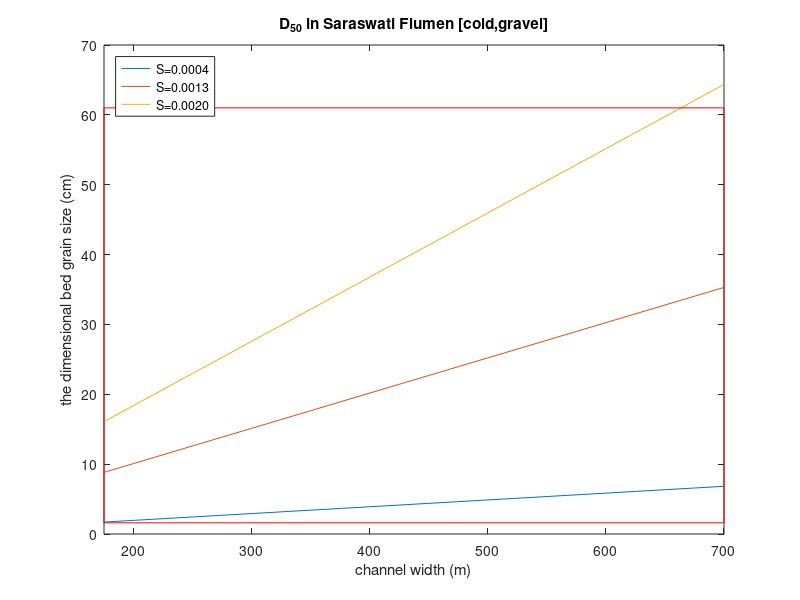
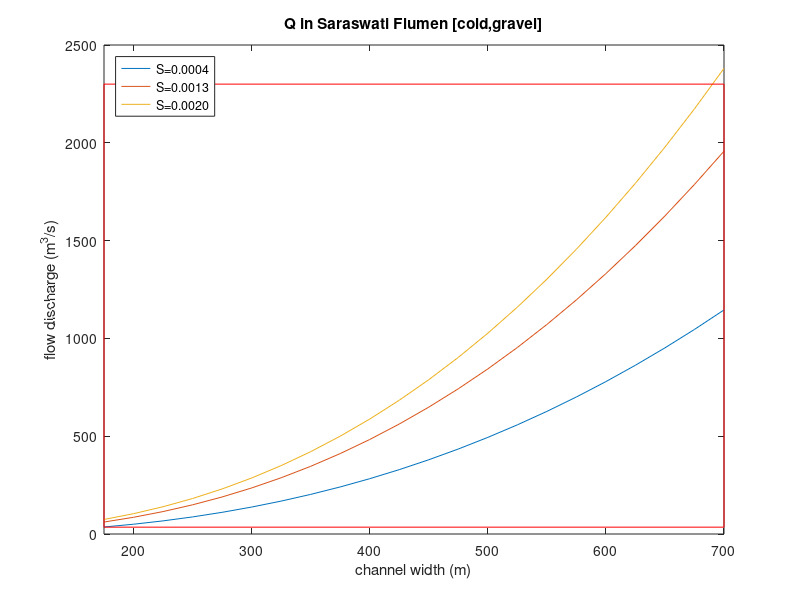
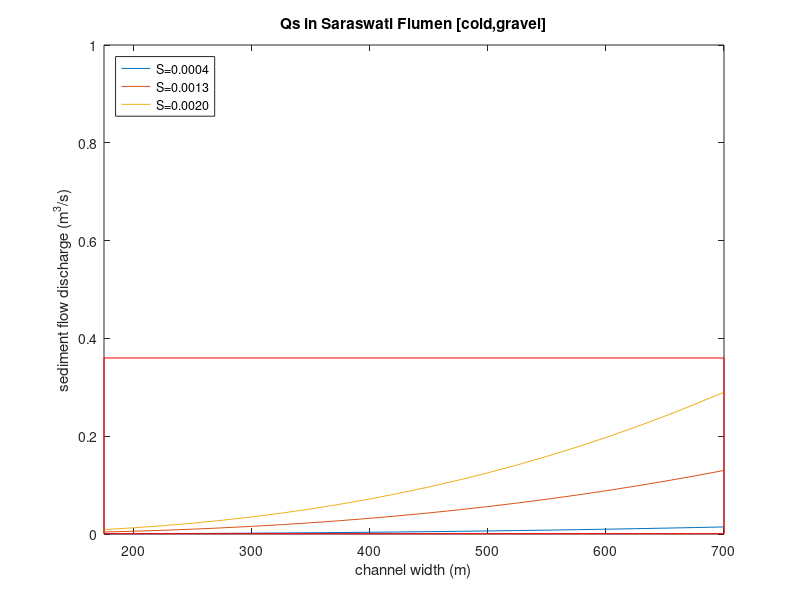

Reproduce these figures in MATLAB, in order. (Note: this script raises an error after producing the figures.)
clc
clear all
%close all


%% COLD GRAVEL

R = 950./670. - 1; %(sg-1) for Titan

g = 1.35; %m/s^2
%alpha_s = 0.1*R/((1.+R)^0.77);
%alpha_b = 20./((1.+R)*sqrt(R));
%alpha_h = 0.18*(1.+R)^0.77;
%alpha_y = 0.007/(1.+R); %eq 25
alpha_s = 0.11*R/((1.+R)^0.73);
alpha_b = 18./((1.+R)*sqrt(R));
alpha_h = 0.22*(1.+R)^0.73;
alpha_y = 0.01/(1.+R);
%n_b = 0.05;
%n_s = -0.31;
%n_h = -0.006;
n_b = 0.06;
n_s = -0.33;
n_h = -0.02;
n_y = n_b + 1.5*(n_s + n_h) + 1.; %eq 21

set(gcf, 'visible', 'on')

B = 175:25:700;
D50_gravel = zeros(size(B));
Q_gravel = zeros(size(B));
Qs_gravel = zeros(size(B));

j = 0;
%for S = 0.0004:0.0009:0.002 %slope
for S = [0.0004,0.0013,0.002]
    j = j + 1;
    i = 0;
    for B = 175:25:700 %channel width
        i = i + 1;
        D50_gravel(j,i) = (B/alpha_b)*(alpha_s/S)^((n_b+0.4)/n_s);
        Q_gravel(j,i) = ((B/alpha_b)*(D50_gravel(j,i)^(2.5*n_b))*g^(0.2+0.5*n_b))^(1./(n_b+0.4));
        Qs_gravel(j,i) = alpha_y*(Q_gravel(j,i)^n_y)*(g^((1.-n_y)/2.))*(D50_gravel(j,i)^(2.5*(1.-n_y)));
    end
end

B = 175:25:700;

figure
box on
plot(B,D50_gravel*100,linewidth=1)
rectangle('Position',[175 1.6 700-175 61-1.6], 'EdgeColor','r')
xlim([min(B),max(B)])
xlabel('channel width (m)')
ylabel('the dimensional bed grain size (cm)')
title('D_{50} in Saraswati Flumen [cold,gravel]')
legend('S=0.0004','S=0.0013','S=0.0020','Location','northwest')
%saveas(gcf,'D50_Vid_Flumina_cold_gravel.png')

figure
plot(B,Q_gravel,linewidth=1)
rectangle('Position',[175 35 700-175 2300-35], 'EdgeColor','r')
xlim([min(B),max(B)])
xlabel('channel width (m)')
ylabel('flow discharge (m^3/s)')
title('Q in Saraswati Flumen [cold,gravel]')
legend('S=0.0004','S=0.0013','S=0.0020','Location','northwest')

figure
plot(B,Qs_gravel,linewidth=1)
rectangle('Position',[175 0.00065 700-175 0.36-0.00065], 'EdgeColor','r')
xlim([min(B),max(B)])
xlabel('channel width (m)')
ylabel('sediment flow discharge (m^3/s)')
title('Qs in Saraswati Flumen [cold,gravel]')
legend('S=0.0004','S=0.0013','S=0.0020','Location','northwest')

qw = Q_gravel;
nyu = diffusivity(Q_gravel,B);

figure
plot(B,nyu,linewidth=3)
xlim([min(B),max(B)])
ax=gca;
ax.LineWidth=2;
ax.FontSize = 20;
xlabel('channel width (m)')
ylabel('diffusivity (m^2/year)')
title('Saraswati Flumen [cold, bedload-dominated river]')
legend('S=0.0004','S=0.0013','S=0.0020','Location','northwest')

outfile=['diffusivity_SF.pdf'];
%gcf.Units = 'centimeters';
%gcf.Position = [5,5,15,10];
set(gcf, 'PaperOrientation', 'landscape');

%%%%%%%%%%%%%%%%%%%%%%%%%%%%%%%%%%%%%%%%%%%%%%%%%%%%%%%%%%%%%%%%%%%%%%%%%%
%%%%%%%%%%%%%%%%%%%%%%%%%%%%%%%%%%%%%%%%%%%%%%%%%%%%%%%%%%%%%%%%%%%%%%%%%%
%% COLD SAND
R = 950./670. - 1; %(sg-1) for Titan

g = 1.35; %m/s^2
%alpha_s = 0.02; %0.01*R;
%alpha_b = 0.7; %0.93/sqrt(R);
%alpha_h = 3.7;
alpha_s = 0.01*R;
alpha_b = 0.95/sqrt(R);
alpha_h = 3.8;
n_b = 0.11;
n_s = -0.17;
n_h = -0.06;
n_y = 1.1; %eq 31

m_s = -0.05;
m_b = 0.10;
v = 3.*10.^(-7); %m^2/s

B = 175:25:700;
D50_sand = zeros(size(B));
Q_sand = zeros(size(B));
Qs_sand = zeros(size(B));
Rep = zeros(size(B));
alpha_y = zeros(size(B));

j = 0;
for S = [0.0004,0.0013,0.002] %slope
    j = j + 1;
    i = 0;
    for B = 175:25:700 %channel width
        i = i + 1;
        %D50_sand(j,i) = ((alpha_b/B)*(((S/alpha_s)^((n_b+0.4)/n_s)))*(R*g/(v^2.))^(-0.5*n_b*(m_s/n_s)-0.2*(m_s/n_s)+0.5*m_b))^(1./(1.5*n_b*(m_s/n_s)+0.6*(m_s/n_s)-1.5*m_b-1.));
        D50_sand(j,i) = 0.00035;
        Q_sand(j,i) = ((B/alpha_b)*(g^(0.5*(n_b-m_b)+0.2))*(D50_sand(j,i)^(2.5*n_b-1.5*m_b))*(R^(-0.5*m_b))*(v^m_b))^(1./(n_b+0.4));
        
        Rep(j,i) = (D50_sand(j,i)*sqrt(R*g*D50_sand(j,i)))/v;
        alpha_y(j,i) = 3.6*(10.^(-5))*(Rep(j,i)^(-0.12)); %Eq33 in SI

        Qs_sand(j,i) = alpha_y(j,i)*(Q_sand(j,i)^n_y)*(g^((1.-n_y)/2.))*(D50_sand(j,i)^(2.5*(1.-n_y)));    
    end
end

B = 175:25:700;
nyu = diffusivity(Q_sand,B);

figure
box on
plot(B,D50_sand,linewidth=1)
xlim([min(B),max(B)])
xlabel('channel width (m)')
ylabel('the dimensional bed grain size (cm)')
title('D_{50} in Saraswati Flumen [cold,sand]')
legend('S=0.0004','S=0.0013','S=0.002','Location','northwest')
%saveas(gcf,'D50_Vid_Flumina_cold_sand.png')

plot(B,Q_sand,linewidth=1)
xlim([min(B),max(B)])
rectangle('Position',[175 680 700-175 45000-680], 'EdgeColor','r')
%ylim([0,2000])
xlabel('channel width (m)')
ylabel('flow discharge (m^3/s)')
title('Q in Saraswati Flumen [cold,sand]')
legend('S=0.0004','S=0.0013','S=0.002','Location','northwest')
%saveas(gcf,'Q_Vid_Flumina_cold_sand.png')

plot(B,Qs_sand,linewidth=1)
rectangle('Position',[175 1.2 700-175 9.4-1.2], 'EdgeColor','r')
xlim([min(B),max(B)])
xlabel('channel width (m)')
ylabel('sediment flow discharge (m^3/s)')
title('Qs in Saraswati Flumen [cold,sand]')
legend('S=0.0004','S=0.0013','S=0.002','Location','northwest')
%saveas(gcf,'Qs_Vid_Flumina_cold_sand.png')

figure
plot(B,nyu,linewidth=3);
ax=gca;
ax.LineWidth=2;
ax.FontSize = 20;
xlim([min(B),max(B)])
xlabel('channel width (m)')
ylabel('diffusivity (m^2/year)')
title('Saraswati Flumen [cold,suspended-load-dominated river]')
legend('S=0.0004','S=0.0013','S=0.002','Location','northwest')

outfile=['diffusivity_SF_susp.pdf'];
%gcf.Units = 'centimeters';
%gcf.Position = [5,5,15,10];
set(gcf, 'PaperOrientation', 'landscape');
exportgraphics(gcf, outfile, 'ContentType','vector')

function nyu = diffusivity(qw,B)
    Cf = 10.^(-2);
    phy0 = 0.5;
    %sg = 2.20; %%water ice (sg=2.20), organics (sg=3.33)
    %sg = 0.95/0.54; %warm (Birch+2023)
    sg = 0.95/0.67; %cold (Birch+2023)
    k = 1; %% meandering (k=1), braded (k=0.11)

    nyu = qw*(8.*k*sqrt(Cf))/((1.-phy0)*(sg-1.));
    nyu = nyu*60.*60.*24.*365./B;
end
